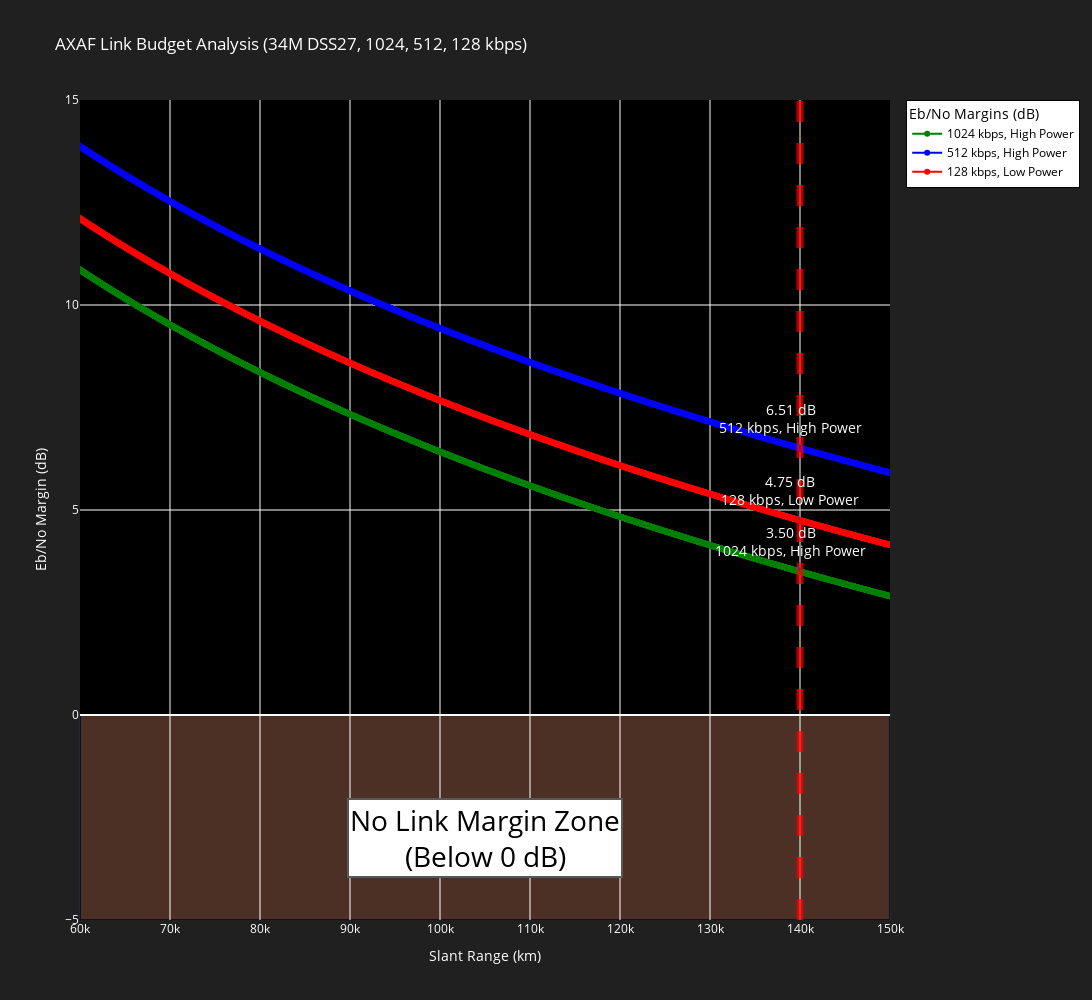

The notebook cell this image was saved under:
### Code cell
import numpy as np
from scipy.special import jv
import plotly.graph_objects as go
from plotly.subplots import make_subplots

TRANSMITTER_POWER_W = 12.0 # High power mode
# TRANSMITTER_POWER_W = 2.0 # Low power mode
TX_ANT_GAIN_DBI = -1.25
# TX_ANT_GAIN_DBI = 3.30
# TX_ANT_GAIN_DBI = 0.00

TX_CABLE_LOSS_DB = 2.75 # Good
FREQ_MHZ = 2250 # Good
L_ATM = 0.19 # Good
L_POL = 0.22 # Good
RX_GT_DB_K = 33.63
K_BOLTZMANN_DBW = -228.599167  # 10*log10(1.380649e-23)
RX_SYSTEM_LOSS_DB = 0.6
CARRIER_LOOP_BW_HZ = 45.0      # 2B0 (Carrier Loop Noise Bandwidth)
SYMBOL_RATE_SPS = 1187.84 * 1000 # Specific to 1024 kbps mode
MOD_INDEX_RAD = 1.25           # theta_1 (Data)
RNG_MOD_INDEX = 0.176          # theta_2 (Ranging)
CMD_MOD_INDEX = 0.236          # theta_3 (Command turn-around)
REQUIRED_CARRIER_SNR = 10.0
REQUIRED_EBNO = 2.55
DSN_ANT_GAIN_DBI = 55.93       # DSS27 Ground Gain
DSN_MISC_LOSS_DB = 0.10        # Coupling/Misc loss in Ground Rx
BWG_ANT_GAIN_DBI= 56.8         # 34m BWG Antenna Gain


def calculate_margins(altitudes, rate, mode):
    "Calculate Link Margins for given altitudes, data rate, and power mode"

    # Carrier Suppression: Pc/Pt = cos^2(t1) * J0^2(t2) * J0^2(t3)
    sup_c = 10 * (np.log10(np.cos(MOD_INDEX_RAD)**2) + 
                  np.log10(jv(0, RNG_MOD_INDEX)**2) + 
                  np.log10(jv(0, CMD_MOD_INDEX)**2))

    # TLM Suppression: Pd/Pt = sin^2(t1) * J0^2(t2) * J0^2(t3)
    sup_tlm = 10 * (np.log10(np.sin(MOD_INDEX_RAD)**2) +
                    np.log10(jv(0, RNG_MOD_INDEX)**2) +
                    np.log10(jv(0, CMD_MOD_INDEX)**2))

    # Ground AGC Receiver Power (dBm)
    eirp = (10 * np.log10(2 if mode == "Low Power" else 12)) - TX_CABLE_LOSS_DB + TX_ANT_GAIN_DBI
    path_loss = 32.45 + (20 * (np.log10(FREQ_MHZ) + np.log10(altitudes)))
    rcv_iso_pwr_dbw = eirp - path_loss - L_ATM - L_POL
    dsn_rcvr_agc_dbm = rcv_iso_pwr_dbw + 30 + DSN_ANT_GAIN_DBI - DSN_MISC_LOSS_DB + sup_c

    # Eb/No Margin
    recieved_pr_no= rcv_iso_pwr_dbw + 34.83 - K_BOLTZMANN_DBW
    playback= 10 * np.log10(rate * 1000)
    pd_no = recieved_pr_no + sup_tlm
    eb_no_net = pd_no - RX_SYSTEM_LOSS_DB - playback
    eb_no_margin = eb_no_net - REQUIRED_EBNO

    # Receiver Power (dBm)
    rcvr_pwr_dbm= rcv_iso_pwr_dbw + BWG_ANT_GAIN_DBI + 30

    return eb_no_margin, dsn_rcvr_agc_dbm, rcvr_pwr_dbm


def add_plot_data(fig):
    "build the RF link margin plot"

    altitudes_km = np.linspace(500, 160000, 10000)

    # Add Eb/No values
    # (1024)
    eb_no_margin, x, y = calculate_margins(altitudes_km, 1024, "High Power")
    eb_no_margin_ref, x, y = calculate_margins(140000, 1024, "High Power")
    fig.add_trace(go.Scatter(x=altitudes_km, y=eb_no_margin,
                            name= f'{1024} kbps, High Power', mode='lines+markers',
                            line=dict(color='green', width=2)), row= 1, col=1)
    fig.add_annotation(x=140000, y= eb_no_margin_ref, text= f"{eb_no_margin_ref:.2f} dB<br>1024 kbps, High Power",
                       showarrow=True, font= dict(color= "white", size=14))

    # (512, High Power)
    eb_no_margin, x, y = calculate_margins(altitudes_km, 512, "High Power")
    eb_no_margin_ref, x, y = calculate_margins(140000, 512, "High Power")
    fig.add_trace(go.Scatter(x=altitudes_km, y=eb_no_margin,
                            name= f'{512} kbps, High Power', mode='lines+markers',
                            line=dict(color='blue', width=2)), row= 1, col=1)
    fig.add_annotation(x=140000, y= eb_no_margin_ref, text= f"{eb_no_margin_ref:.2f} dB<br>512 kbps, High Power",
                       showarrow=True, font= dict(color= "white", size=14))

    # (128, Low Power)
    eb_no_margin, x, y = calculate_margins(altitudes_km, 128, "Low Power")
    eb_no_margin_ref, x, y = calculate_margins(140000, 128, "Low Power")
    fig.add_trace(go.Scatter(x=altitudes_km, y=eb_no_margin,
                            name= f'{128} kbps, Low Power', mode='lines+markers',
                            line=dict(color='red', width=2)), row= 1, col=1)
    fig.add_annotation(x=140000, y= eb_no_margin_ref, text= f"{eb_no_margin_ref:.2f} dB<br>128 kbps, Low Power",
                    showarrow=True, font= dict(color= "white", size=14))

    return fig


def format_plot(fig):
    "Final formatting of the plot object after generation"
        # Layout adjustments
    fig.update_layout(
        title= dict(text= f"AXAF Link Budget Analysis (34M DSS27, 1024, 512, 128 kbps)",
                    font= dict(color= "#FFFFFF")),
        paper_bgcolor= "#202020", plot_bgcolor= "#000000",
        )

    # X-Axis
    getattr(fig.layout, "xaxis").title.text= "Slant Range (km)"
    getattr(fig.layout, "xaxis").color= "#FFFFFF"
    getattr(fig.layout, "xaxis").range= [60000, 150000]

    # Y-Axis
    getattr(fig.layout, "yaxis").title.text= "Eb/No Margin (dB)"
    getattr(fig.layout, "yaxis").title.font.color= "#FFFFFF"
    getattr(fig.layout, "yaxis").color= "#FFFFFF"
    getattr(fig.layout, "yaxis").range= [-5, 15]


def main():
    # Init plotly object
    fig = make_subplots(rows= 1, cols= 1, shared_xaxes= True,
                        vertical_spacing= 0.04,
                        specs= [[{"secondary_y": False}]])

    # for data_rate in DATA_RATE_BPS:
    add_plot_data(fig)
    format_plot(fig)

    fig.add_vline(x=140000, line_dash="dash", line_color="red", opacity=0.7, line_width= 7)
    fig.add_hrect(y0= 0, y1=-5, fillcolor= "LightSalmon", layer= "below", opacity=0.3,
                  secondary_y= False, line_width= 2)
    fig.add_annotation(x=140000, y=20, text= "Max<br>Apogee",
                    showarrow=False, row= 1, col= 1, font= dict(color= "#000000", size= 28),
                    secondary_y= False, bgcolor= "#FFFFFF", bordercolor= "#585858", borderwidth= 2)
    fig.add_annotation(x=105000, y=-3, text= "No Link Margin Zone<br>(Below 0 dB)",
                showarrow=False, row= 1, col= 1, font= dict(color= "#000000", size= 28),
                secondary_y= False, bgcolor= "#FFFFFF", bordercolor= "#585858", borderwidth= 2)

    fig.update_xaxes(
            showspikes=True, spikemode='across', spikesnap='cursor',
            spikethickness=1, spikecolor="white", spikedash="solid",
            matches='x')

    fig.update_layout(
        hovermode='x', spikedistance=-1, hoverdistance=-1,
        paper_bgcolor="#202020", plot_bgcolor="#000000",
        height=1000,  width=1500, showlegend= True,
        legend=dict(title= "Eb/No Margins (dB)", font= dict(size=12, color="black"), 
                    bgcolor= "#FFFFFF", bordercolor= "#000000", borderwidth= 1))

    fig.show()


main()

### Figure 1 — Plotly figure (JSON) as saved in the notebook; plotly's stock layout.template omitted (floating-point values rounded to 4 significant figures; data arrays with more than 128 entries replaced by an {"elided": "..."} marker saying what was removed)
{"data": [{"line": {"color": "green", "width": 2}, "mode": "lines+markers", "name": "1024 kbps, High Power", "type": "scatter", "x": {"elided": "10000 float values"}, "xaxis": "x", "y": {"elided": "10000 float values"}, "yaxis": "y"}, {"line": {"color": "blue", "width": 2}, "mode": "lines+markers", "name": "512 kbps, High Power", "type": "scatter", "x": {"elided": "10000 float values"}, "xaxis": "x", "y": {"elided": "10000 float values"}, "yaxis": "y"}, {"line": {"color": "red", "width": 2}, "mode": "lines+markers", "name": "128 kbps, Low Power", "type": "scatter", "x": {"elided": "10000 float values"}, "xaxis": "x", "y": {"elided": "10000 float values"}, "yaxis": "y"}], "layout": {"annotations": [{"font": {"color": "white", "size": 14}, "showarrow": true, "text": "3.50 dB<br>1024 kbps, High Power", "x": 140000, "y": 3.498}, {"font": {"color": "white", "size": 14}, "showarrow": true, "text": "6.51 dB<br>512 kbps, High Power", "x": 140000, "y": 6.508}, {"font": {"color": "white", "size": 14}, "showarrow": true, "text": "4.75 dB<br>128 kbps, Low Power", "x": 140000, "y": 4.748}, {"bgcolor": "#FFFFFF", "bordercolor": "#585858", "borderwidth": 2, "font": {"color": "#000000", "size": 28}, "showarrow": false, "text": "Max<br>Apogee", "x": 140000, "xref": "x", "y": 20, "yref": "y"}, {"bgcolor": "#FFFFFF", "bordercolor": "#585858", "borderwidth": 2, "font": {"color": "#000000", "size": 28}, "showarrow": false, "text": "No Link Margin Zone<br>(Below 0 dB)", "x": 105000, "xref": "x", "y": -3, "yref": "y"}], "height": 1000, "hoverdistance": -1, "hovermode": "x", "legend": {"bgcolor": "#FFFFFF", "bordercolor": "#000000", "borderwidth": 1, "font": {"color": "black", "size": 12}, "title": {"text": "Eb/No Margins (dB)"}}, "paper_bgcolor": "#202020", "plot_bgcolor": "#000000", "shapes": [{"line": {"color": "red", "dash": "dash", "width": 7}, "opacity": 0.7, "type": "line", "x0": 140000, "x1": 140000, "xref": "x", "y0": 0, "y1": 1, "yref": "y domain"}, {"fillcolor": "LightSalmon", "layer": "below", "line": {"width": 2}, "opacity": 0.3, "type": "rect", "x0": 0, "x1": 1, "xref": "x domain", "y0": 0, "y1": -5, "yref": "y"}], "showlegend": true, "spikedistance": -1, "title": {"font": {"color": "#FFFFFF"}, "text": "AXAF Link Budget Analysis (34M DSS27, 1024, 512, 128 kbps)"}, "width": 1500, "xaxis": {"anchor": "y", "color": "#FFFFFF", "domain": [0, 1], "matches": "x", "range": [60000, 150000], "showspikes": true, "spikecolor": "white", "spikedash": "solid", "spikemode": "across", "spikesnap": "cursor", "spikethickness": 1, "title": {"text": "Slant Range (km)"}}, "yaxis": {"anchor": "x", "color": "#FFFFFF", "domain": [0, 1], "range": [-5, 15], "title": {"font": {"color": "#FFFFFF"}, "text": "Eb/No Margin (dB)"}}}}
